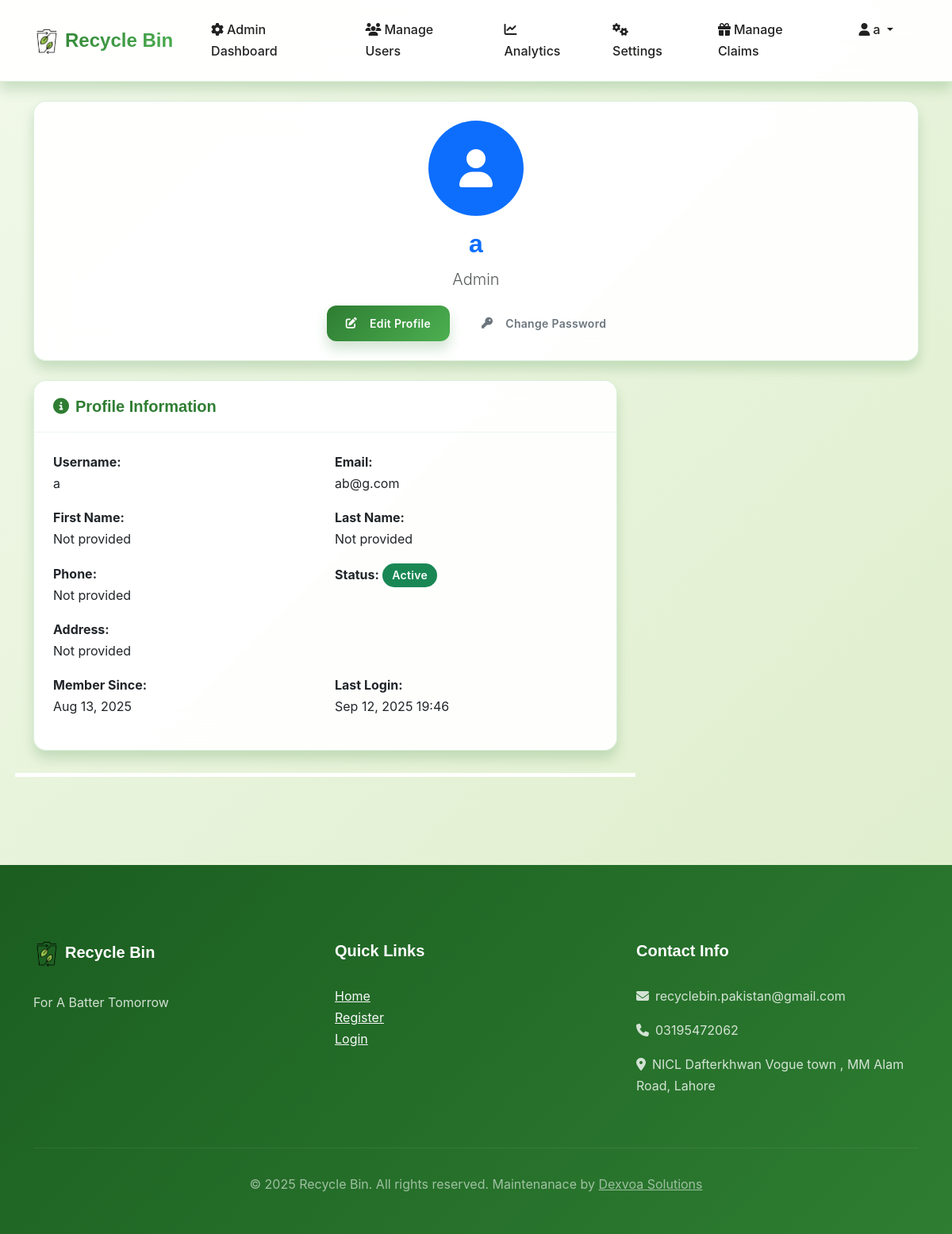
Before: /accounts/profile/ (signed in) with the older database file.
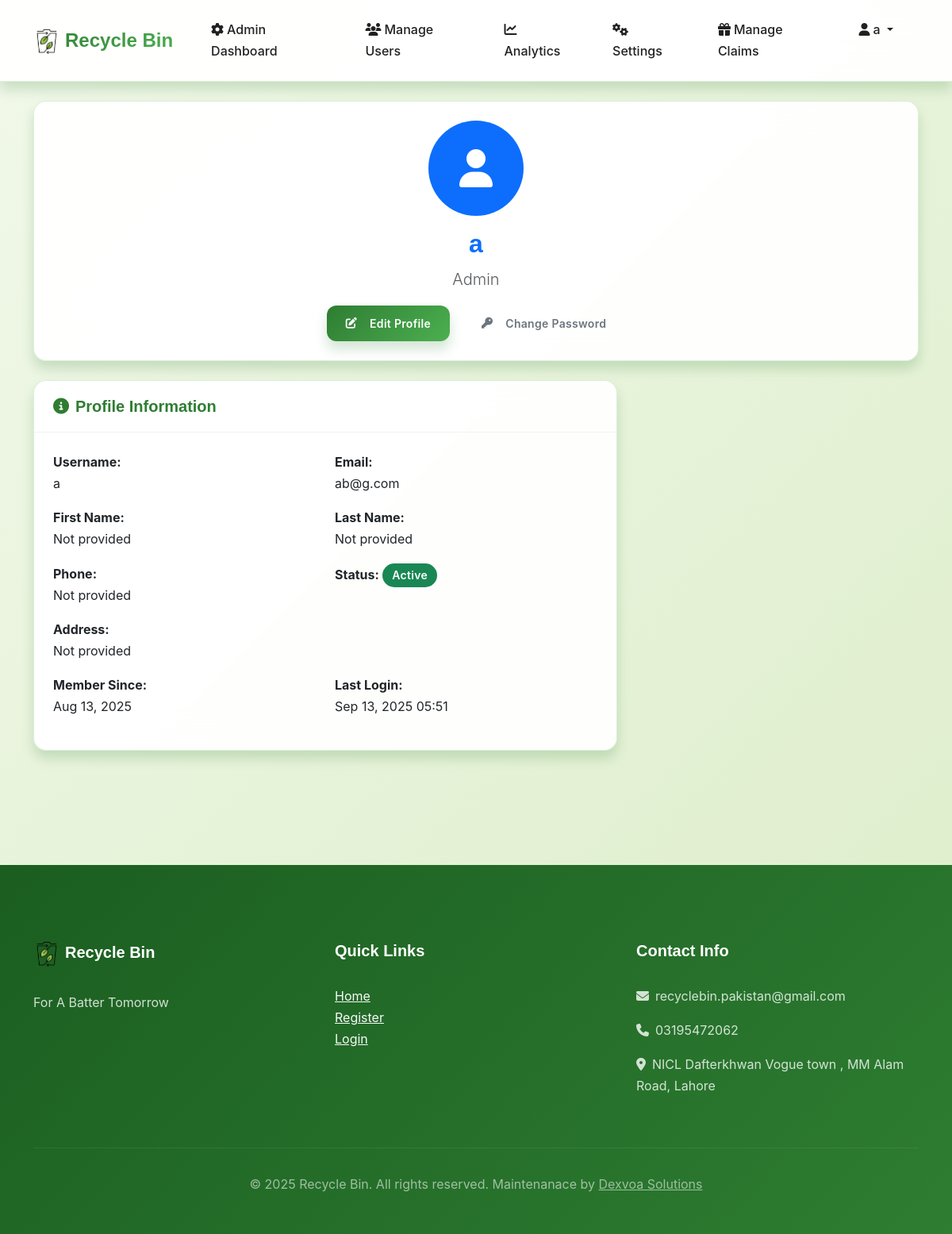
After: the same page with the newer database file.
### accounts/models.py (models this page shows, shortened)
class CustomUser(AbstractUser):
    USER_TYPE_CHOICES = (
        ('user', 'Regular User'),
        ('rider', 'Rider'),
        ('admin', 'Admin')
    )
    STATUS_CHOICES = (
        ('active', 'Active'),
        ('inactive', 'Inactive'),
        ('suspended', 'Suspended'),
    )
    user_type = models.CharField(max_length=10, choices=USER_TYPE_CHOICES, default='user')
    phone = models.CharField(max_length=15, blank=True)
    reward_points = models.PositiveIntegerField(default=0)
    profile_image = models.ImageField(upload_to='profile_images/', blank=True, null=True)
    location = models.CharField(max_length=255, blank=True, help_text="Default collection location")
    status = models.CharField(max_length=10, choices=STATUS_CHOICES, default='active')
    created_at = models.DateTimeField(auto_now_add=True)
    updated_at = models.DateTimeField(auto_now=True)
    id_proof = models.ImageField(upload_to='id_proofs/', blank=True, null=True)
    vehicle_type = models.CharField(max_length=50, blank=True, null=True)
    vehicle_model = models.CharField(max_length=50, blank=True, null=True)
    license_plate = models.CharField(max_length=20, blank=True, null=True)
    vehicle_color = models.CharField(max_length=30, blank=True, null=True)

### accounts/views.py (the view)
# urls.py: path('profile/', api_views.get_user_profile, name='api_profile'),
@login_required
def profile(request):
    return render(request, 'accounts/profile.html')

### templates/accounts/profile.html (shortened to what this page needs)
{% extends 'base.html' %}  {% block content %}
<div class="container py-4">
  <div class="row">
    <div class="col-12 mb-4">
      <div class="card">
        <div class="card-body text-center">
          <div class="profile-avatar mb-3">
            {% if user.profile_image %}
            <img
              src="{{ user.profile_image.url }}"
              alt="Profile"
              class="rounded-circle"
              style="width: 120px; height: 120px; object-fit: cover"
            />
            {% else %}
            <div
              class="rounded-circle bg-primary d-flex align-items-center justify-content-center mx-auto"
              style="width: 120px; height: 120px"
            >
              <i class="fas fa-user fa-3x text-white"></i>
            </div>
            {% endif %}
          </div>
          <h2 class="text-primary mb-2">
            {{ user.get_full_name|default:user.username }}
          </h2>
          <p class="lead text-muted">{{ user.get_user_type_display }}</p>
          <div class="d-flex justify-content-center gap-3">
            <a href="{% url 'accounts:edit_profile' %}" class="btn btn-primary">
              <i class="fas fa-edit me-2"></i>Edit Profile
            </a>
            <a
              href="{% url 'accounts:change_password' %}"
              class="btn btn-outline-secondary"
            >
              <i class="fas fa-key me-2"></i>Change Password
            </a>
          </div>
        </div>
      </div>
    </div>
    <div class="col-md-8 mb-4">
      <div class="card">
        <div class="card-header">
          <h5 class="mb-0">
            <i class="fas fa-info-circle me-2"></i>Profile Information
          </h5>
        </div>
        <div class="card-body">
          <div class="row">
            <div class="col-md-6 mb-3">
              <strong>Username:</strong>
              <p class="mb-0">{{ user.username }}</p>
            </div>
            <div class="col-md-6 mb-3">
              <strong>Email:</strong>
              <p class="mb-0">{{ user.email|default:"Not provided" }}</p>
            </div>
          </div>
          <div class="row">
            <div class="col-md-6 mb-3">
              <strong>First Name:</strong>
              <p class="mb-0">{{ user.first_name|default:"Not provided" }}</p>
            </div>
            <div class="col-md-6 mb-3">
              <strong>Last Name:</strong>
              <p class="mb-0">{{ user.last_name|default:"Not provided" }}</p>
            </div>
          </div>
          <div class="row">
            <div class="col-md-6 mb-3">
              <strong>Phone:</strong>
              <p class="mb-0">{{ user.phone|default:"Not provided" }}</p>
            </div>
            <div class="col-md-6 mb-3">
              <strong>Status:</strong>
              <span
                class="badge bg-{% if user.status == 'active' %}success{% elif user.status == 'inactive' %}warning{% else %}danger{% endif %}"
              >
                {{ user.get_status_display }}
              </span>
            </div>
          </div>
          <div class="row">
            <div class="col-12 mb-3">
              <strong>Address:</strong>
              <p class="mb-0">{{ user.location|default:"Not provided" }}</p>
            </div>
          </div>
          <div class="row">
            <div class="col-md-6 mb-3">
              <strong>Member Since:</strong>
              <p class="mb-0">{{ user.date_joined|date:"M d, Y" }}</p>
            </div>
            <div class="col-md-6 mb-3">
              <strong>Last Login:</strong>
              <p class="mb-0">
                {{ user.last_login|date:"M d, Y H:i"|default:"Never" }}
              </p>
            </div>
          </div>
        </div>
      </div>
    </div>
  </div>
</div>
{% endblock %}

### templates/base.html (shortened to what the changed rows need)
<!DOCTYPE html>
<html lang="en">
<head>
    <link href="https://cdn.jsdelivr.net/npm/bootstrap@5.3.0/dist/css/bootstrap.min.css" rel="stylesheet">
    <link rel="stylesheet" href="https://cdnjs.cloudflare.com/ajax/libs/font-awesome/6.4.0/css/all.min.css">
    {% load static %}
    <link rel="stylesheet" href="{% static 'style.css' %}">
    <link rel="stylesheet" href="{% static 'css/mobile-responsive.css' %}">
</head>
<body>
{% if not settings.maintenance_mode and not settings.debug_mode %}
    <nav class="navbar navbar-expand-xl navbar-dark">
        <div class="container">
            <div class="collapse navbar-collapse d-none d-xl-block" id="navbarNav">
                <ul class="navbar-nav ms-auto">
                    {% if user.is_authenticated %}
                        {% if user.user_type == 'user' %}
                            <li class="nav-item">
                                <a class="nav-link" href="{% url 'dashboard:user_dashboard' %}">
                                    <i class="fas fa-home me-1"></i>Dashboard
                                </a>
                            </li>
                            <li class="nav-item">
                                <a class="nav-link" href="{% url 'dashboard:user_submissions' %}">
                                    <i class="fas fa-recycle me-1"></i>My Submissions
                                </a>
                            </li>
                            <li class="nav-item">
                                <a class="nav-link" href="{% url 'dashboard:user_points' %}">
                                    <i class="fas fa-coins me-1"></i>My Points
                                </a>
                            </li>
                            <li class="nav-item">
                                <a class="nav-link" href="{% url 'trash:claim_history' %}">
                                    <i class="fas fa-history me-1"></i>Claim History
                                </a>
                            </li>
                            <li class="nav-item">
                                <a class="nav-link" href="#" data-bs-toggle="modal" data-bs-target="#submitTrashModal">
                                    <i class="fas fa-plus me-1"></i>Submit Trash
                                </a>
                            </li>
                        {% elif user.user_type == 'admin' %}
                            <li class="nav-item">
                                <a class="nav-link" href="{% url 'dashboard:admin_dashboard' %}">
                                    <i class="fas fa-cog me-1"></i>Admin Dashboard
                                </a>
                            </li>
                            <li class="nav-item">
                                <a class="nav-link" href="{% url 'dashboard:manage_users' %}">
                                    <i class="fas fa-users me-1"></i>Manage Users
                                </a>
                            </li>
                            <li class="nav-item">
                                <a class="nav-link" href="{% url 'dashboard:admin_analytics' %}">
                                    <i class="fas fa-chart-line me-1"></i>Analytics
                                </a>
                            </li>
                            <li class="nav-item">
                                <a class="nav-link" href="{% url 'dashboard:admin_settings' %}">
                                    <i class="fas fa-cogs me-1"></i>Settings
                                </a>
                            </li>
                            <li class="nav-item">
                                <a class="nav-link" href="{% url 'trash:manage_claims' %}">
                                    <i class="fas fa-gift me-1"></i>Manage Claims
                                </a>
                            </li>
                        {% endif %}
                        <li class="nav-item dropdown">
                            <a class="nav-link dropdown-toggle" href="#" id="navbarDropdown" role="button" data-bs-toggle="dropdown">
                                <i class="fas fa-user me-1"></i>{{ user.username }}
                            </a>
                        </li>
                    {% endif %}
                </ul>
            </div>
        </div>
    </nav>
{% endif %}
    <main>
        {% block content %}{% endblock %}
    </main>
</body>
</html>

Changed rows visible on the page:
changed CustomUser "Admin": last_login "Sep 12, 2025 19:46" → "Sep 13, 2025 05:51"
